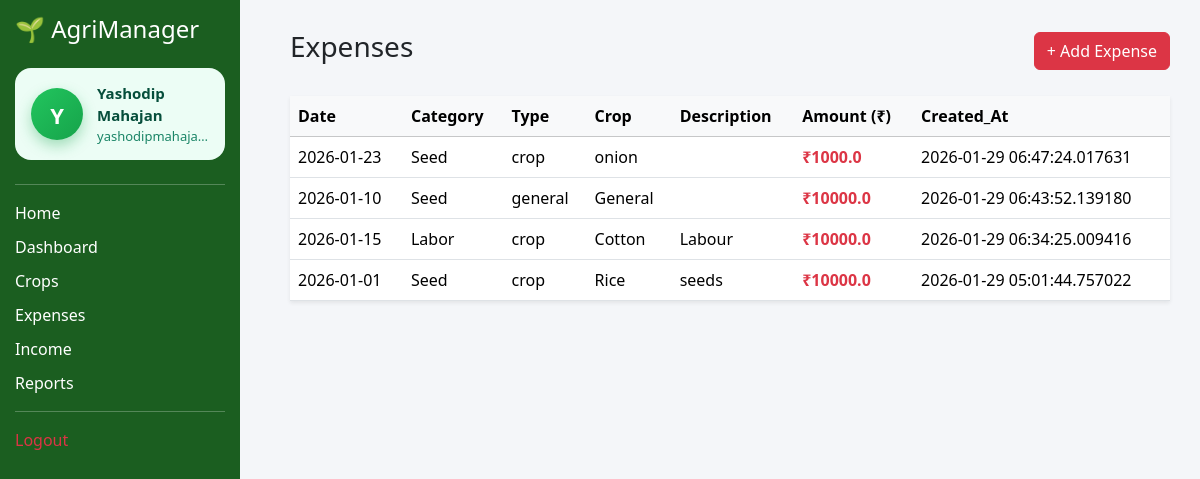
The app's page /expenses (signed in) with its own data.
### app.py (models this page shows)
class User(db.Model):
    id = db.Column(db.Integer, primary_key=True)
    name = db.Column(db.String(100))
    email = db.Column(db.String(100), unique=True)
    password = db.Column(db.String(200))

class Expense(db.Model):
    id = db.Column(db.Integer, primary_key=True)
    expense_type = db.Column(db.String(50))  # general / crop
    category = db.Column(db.String(50))
    description = db.Column(db.String(200))
    amount = db.Column(db.Float)
    date = db.Column(db.String(20))
    crop_id = db.Column(db.Integer, db.ForeignKey("crop.id"), nullable=True)
    crop = db.relationship("Crop", backref="expenses")
    created_at = db.Column(db.DateTime, default=datetime.utcnow)
    user_id = db.Column(db.Integer, db.ForeignKey("user.id"), nullable=False)

class Crop(db.Model):
    id = db.Column(db.Integer, primary_key=True)
    crop_name = db.Column(db.String(100))
    area = db.Column(db.Float)
    season = db.Column(db.String(50))
    planted_date = db.Column(db.String(20))
    created_at = db.Column(db.DateTime, default=datetime.utcnow)
    user_id = db.Column(db.Integer, db.ForeignKey("user.id"), nullable=False)

### app.py (the view, shortened to what this page needs)
@app.route("/expenses", methods=["GET", "POST"])
def expenses():
    crops = Crop.query.filter_by(user_id=session["user"]).all()
    all_expenses = Expense.query \
    .filter_by(user_id=session["user"]) \
    .order_by(Expense.id.desc()) \
    .all()
    return render_template("expenses.html", crops=crops, expenses=all_expenses,current_user=get_current_user() )

### app.py (called while the page is built)
def get_current_user():
    if "user" in session:
        return User.query.get(session["user"])
    return None

### templates/expenses.html (shortened to what this page needs)
{% extends "base.html" %}
{% block content %}
<div class="d-flex justify-content-between align-items-center mb-4">
    <h3>Expenses</h3>
    <button class="btn btn-danger" data-bs-toggle="modal" data-bs-target="#expenseModal">
        + Add Expense
    </button>
</div>
<table class="table table-hover bg-white shadow-sm">
    <thead class="table-light">
        <tr>
            <th>Date</th>
            <th>Category</th>
            <th>Type</th>
            <th>Crop</th>
            <th>Description</th>
            <th>Amount (₹)</th>
            <th>Created_At</th>
        </tr>
    </thead>
    <tbody>
        {% for e in expenses %}
        <tr>
            <td>{{ e.date }}</td>
            <td>{{ e.category }}</td>
            <td>{{ e.expense_type }}</td>
            <td>{{ e.crop.crop_name if e.crop else "General" }}</td>
            <td>{{ e.description }}</td>
            <td class="text-danger fw-bold">₹{{ e.amount }}</td>
            <td>{{e.created_at}}</td>
        </tr>
        {% endfor %}
    </tbody>
</table>
{% endblock %}

### templates/base.html (shortened to what this page needs)
<!DOCTYPE html>
<html lang="en">
<head>
    <link href="https://cdn.jsdelivr.net/npm/bootstrap@5.3.2/dist/css/bootstrap.min.css" rel="stylesheet">
    <link rel="stylesheet" href="{{ url_for('static', filename='css/style.css') }}">
</head>
<body>
    <nav id="sidebar" >
        <h4 class="mb-4">🌱 AgriManager</h4>
        {% if current_user %}
        <div class="user-card">
            <div class="avatar">
             <span>  {{ current_user.name[0]|upper }}</span>
            </div>
            <div class="user-info">
                <div class="name">{{ current_user.name }}</div>
                <div class="email" title="{{ current_user.email }}">
                    {{ current_user.email }}
                </div>
            </div>
        </div>
        {% endif %}
        <hr>
        <a href="{{ url_for('home') }}" >Home</a>
        <a href="{{ url_for('crop_dashboard') }}" >Dashboard</a>
        <a href="{{ url_for('crops') }}" >Crops</a>
        <a href="{{ url_for('expenses') }}" >Expenses</a>
        <a href="{{ url_for('income') }}" >Income</a>
        <a href="{{ url_for('reports') }}" >Reports</a>
        <hr>
        <a class="text-danger" href="{{ url_for('logout') }}">Logout</a>
    </nav>
    <div class="main-content">
        {% block content %}
        {% endblock %}
    </div>
</body>
</html>

### static/css/style.css (style rules this page uses)
body { background:#f4f6f9; }
#sidebar { width:220px; background:#1b5e20; color:white; min-height:100vh; padding:15px; }
#sidebar a { color:white; display:block; margin:10px 0; text-decoration:none; }
body { background-color: #f4f6f9; font-family: 'Segoe UI', sans-serif; }
.main-content { margin-left: 260px; padding: 30px; }
#sidebar { position: fixed; top: 0; left: 0; width: 240px; height: 100vh; overflow-y: auto; }
body { overflow-x: hidden; }
.user-box, .user-card { display: flex; align-items: center; gap: 14px; padding: 14px 16px; background: #ecfdf5; border-radius: 16px; margin-bottom: 24px; }
.avatar, .user-avatar { width: 52px; height: 52px; min-width: 52px; border-radius: 50%; background: linear-gradient(135deg, #22c55e, #16a34a); color: #ffffff; display: grid; place-items: center; font-size: 22px; font-weight: 800; text-transform: uppercase; font-family: system-ui, -apple-system, "Segoe UI", Roboto, sans-serif; box-shadow: 0 6px 14px rgba(22, 163, 74, 0.35); }
.avatar span, .user-avatar span { display: block; transform: translateY(1px); }
.user-info { display: flex; flex-direction: column; }
.user-info strong, .user-info .name { font-size: 15px; font-weight: 600; color: #064e3b; }
.user-info small, .user-info .email { font-size: 13px; color: #047857; opacity: 0.9; }
.user-info { min-width: 0; }
.user-info .email { max-width: 160px; white-space: nowrap; overflow: hidden; text-overflow: ellipsis; display: block; font-size: 13px; color: #047857; opacity: 0.9; }

### records on screen
User: name "Y", name "Yashodip Mahajan", email "yashodipmahaja…"
Expense: date "2026-01-23", category "Seed", expense_type "crop", crop "onion", amount "1000.0", created_at "2026-01-29 06:47:24.017631"
Expense: date "2026-01-10", category "Seed", expense_type "general", crop "General", amount "10000.0", created_at "2026-01-29 06:43:52.139180"
Expense: date "2026-01-15", category "Labor", expense_type "crop", crop "Cotton", description "Labour", amount "10000.0", created_at "2026-01-29 06:34:25.009416"
Expense: date "2026-01-01", category "Seed", expense_type "crop", crop "Rice", description "seeds", amount "10000.0", created_at "2026-01-29 05:01:44.757022"
